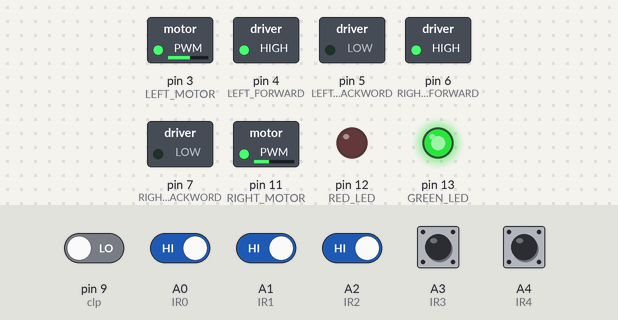
A sketch run on a simulated Arduino Uno, built with avr-gcc and run on an emulated ATmega328P. On the bench: switched loads named in the sketch (green lamp = pin HIGH), output pins drawn as LEDs (lit = HIGH). The test bench sets the inputs (shaded band); at power-on: A0 (IR0), A1 (IR1), A2 (IR2), A3 (IR3), A4 (IR4) HIGH, pin 9 (clp) LOW.

Above: at 1.2 s.
1.3 s: pin 9 (clp) driven HIGH
At 2.6 s:
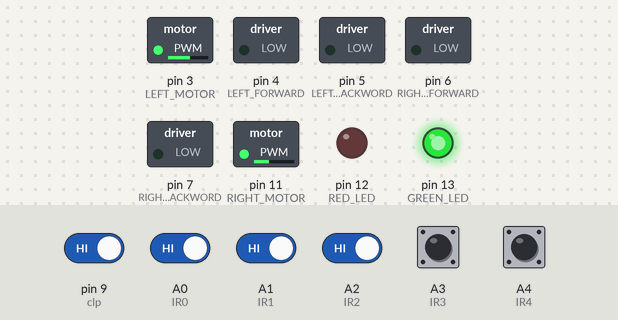
4.3 s: A0 (IR0) driven LOW
At 4.45 s:
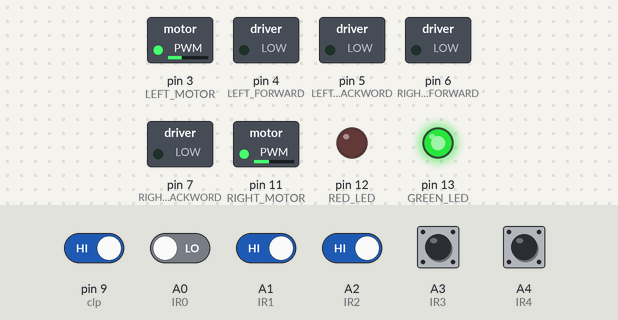
7.3 s: pin 9 (clp) driven LOW
At 7.46 s:
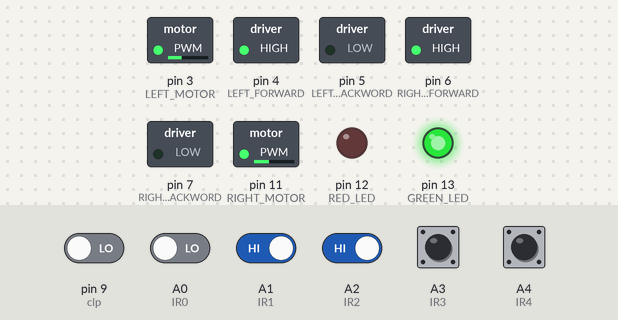
10.3 s: A1 (IR1) driven LOW
At 10.49 s:
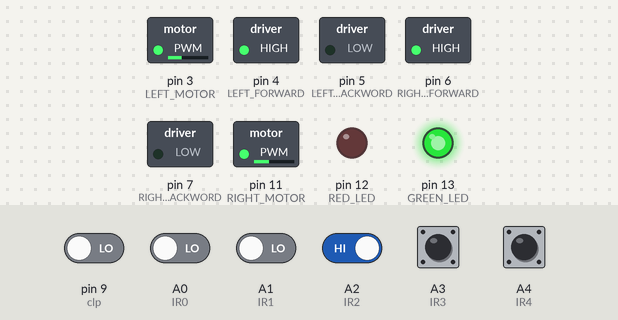
13.3 s: A2 (IR2) driven LOW
At 13.6 s:
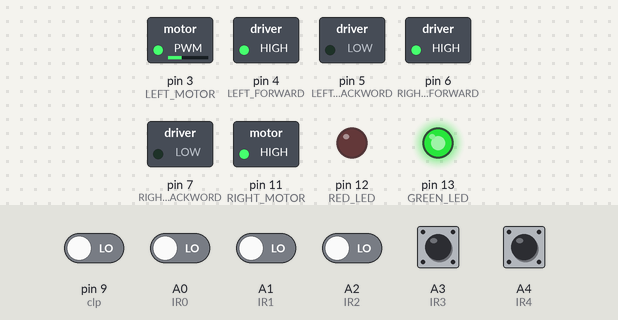
16.3 s: pin 9 (clp) driven HIGH
At 16.86 s:
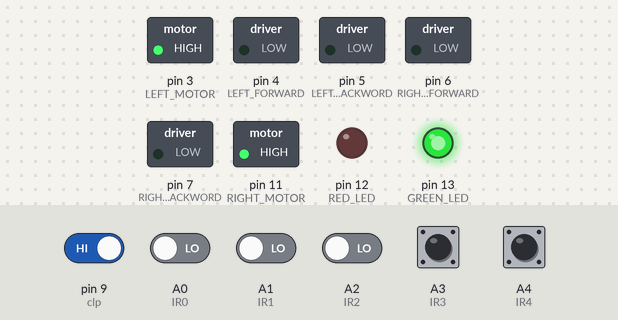
Timing chart, 0 to 22.8 s (numbered marks = the images above; inputs shaded):
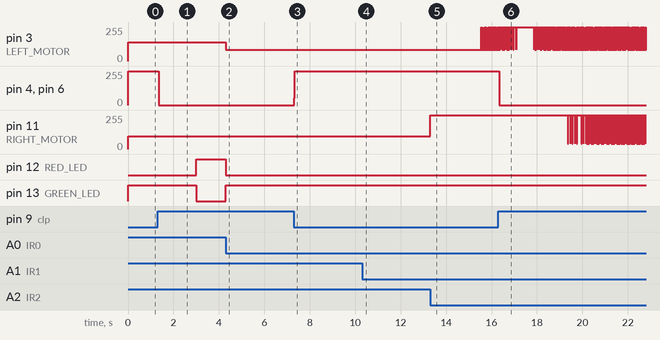

The sketch:

Line_Follower_adb.ino
```cpp
/*
 Name:		Line_Follower_adb.ino
 Created:	2/26/2019 11:59:09 AM
 Author:	mohei_aldeen
*/


#include <Error.h>
#include <Init.h>


#define RED_LED     12
#define GREEN_LED   13


float Kp = 13.15, Ki = 0.2, Kd = 450, Ksr = 1.5; //Kp = 20, Ki = 0.01, Kd = 300, Ksr = 3.5; //Kp = 14, Ki = 0.09, Kd = 175, Ksr = 3; //
float error = 0, error_sum_I = 0, error_sum_SR = 0;
uint8_t error_counter = 0;
float P = 0, I = 0, D = 0, PID_value = 0, SR = 0;
float previous_error = 0, previous_I = 0;

boolean no_line_flag = false;
byte previous_case = 0;

// add some timing calculation ...
const int sampling_time = 4000;  //microseconds ..
int one_second = 1000000 / sampling_time;
int one_milli_second = one_second / 1000;
int loop_counter;

unsigned long loop_timer; // for the loop delay ;


int initial_motor_speed = 95;


/*......Functions....*/

/*   PID calculation  */
void calculate_pid()
{

	error_counter++;

	error_sum_I += error;
	error_sum_SR += error;

	P = Kp * error;
	I = Ki * error_sum_I;
	D = Kd * (error - previous_error);

	/* the differential and the speed reduction values */
	PID_value = P + I + D;
	SR = Ksr * abs(error_sum_SR);

	if (error_counter >= 10)
	{
		error_counter = 0;
		error_sum_SR = 0;
		error_sum_I *= 0.0; // 1% of the previous error sum .
	}

	previous_error = error;
}

/*  motor control  */
void motor_control()
{
	int left_motor_speed, right_motor_speed;
	loop_counter = 0;

	if (!no_line_flag)
	{
		digitalWrite(GREEN_LED, HIGH);
		digitalWrite(RED_LED, LOW);

		left_motor_speed = ((initial_motor_speed + PID_value) - SR);
		right_motor_speed = ((initial_motor_speed - PID_value) - SR);


		if (left_motor_speed < 40) left_motor_speed = 40;
		if (left_motor_speed > 255) left_motor_speed = 255;

		if (right_motor_speed < 40) right_motor_speed = 40;
		if (right_motor_speed > 255) right_motor_speed = 255;


		setSpeeds(left_motor_speed + 45, right_motor_speed);

	}

	else
	{
		digitalWrite(GREEN_LED, LOW);
		digitalWrite(RED_LED, HIGH);
		loop_counter++;
		left_motor_speed = 0;
		left_motor_speed = 0;
		stop_motors();
		search();
	}

	if (clpVal == 1)
		stop_motors();

	//Serial.print("lef =  "); Serial.println(left_motor_speed);
	//Serial.print("righ =  "); Serial.println(right_motor_speed);
}


/*  search  */
void search()
{
	static boolean go_left;
	static boolean go_right;
	static boolean search_flag;

	if (loop_counter == int(one_second / 2))
	{
		search_flag = true;
		go_left = false;
		go_right = false;
	}

	if (search_flag && loop_counter <= int(one_second*3))
	{
		// turn left ...
		setSpeeds(0, 100);
		read_sensors();
		if (sensors_reading != NO_LINE)
			return;
		if (loop_counter == int(one_second*3))
		{
			go_right = true;
			search_flag = false;
			loop_counter = one_second;
		}
	}

	if (go_right)
	{
		setSpeeds(100, 90);
		read_sensors();
		if (sensors_reading != NO_LINE)
			return;
		if (loop_counter % one_second == 0)
		{
			go_right = false;
			go_left = true;
			loop_counter++;
		}
	}

	if (go_left)
	{
		setSpeeds(80, 110);
		read_sensors();
		if (sensors_reading != NO_LINE)
			return;
		if (loop_counter % one_second == 0)
		{
			go_right = true;
			go_left = false;
			loop_counter++;
		}
	}

	read_sensors();

	if (sensors_reading != NO_LINE)
		return;
}


void setup()
{
	Serial.begin(9600);
	set_ir_pins();
	initPcPwm_2();
	initH_bridge();
	pinMode(RED_LED, OUTPUT);
	pinMode(GREEN_LED, OUTPUT);
	loop_timer = micros() + sampling_time;
}

void loop()
{

	read_sensors();  // 4uS

	set_error();

	calculate_pid();

	motor_control();

	//setSpeeds(255, 255);


	while (loop_timer > micros());
	loop_timer += sampling_time;
}


void set_error()
{
	static boolean incidental_no_line = false;

	static int no_line_timer = 0;
	static float incidental_noline_timer = 0;
	static float someTime = one_second * 3;

	static float internal_previous_error;

	switch (sensors_reading)
	{

		/*handle all the sensors cases*/

	case OFF_RIGHT:
		error = OFF_RIGHT_ERROR;
		no_line_flag = false;
		no_line_timer = 0;
		incidental_noline_timer = 0;
		break;

	case REAL_RIGHT:
		error = REAL_RIGHT_ERROR;
		no_line_flag = false;
		no_line_timer = 0;
		incidental_noline_timer = 0;
		break;


	case RIGHT_STRAIGHT_INTERSECTION:
		error = RIGHT_STRAIGHT_INTERSECTION_ERROR;
		no_line_flag = false;
		no_line_timer = 0;
		incidental_noline_timer = 0;
		break;

	case RIGHT_NEAR_CENTER:
		error = RIGHTT_NEAR_CENTER_ERROR;
		no_line_flag = false;
		no_line_timer = 0;
		incidental_noline_timer = 0;
		break;


	case CENTER:
		error = CENTER_ERROR;
		no_line_flag = false;
		no_line_timer = 0;
		incidental_noline_timer = 0;
		break;

	case T_INTERSECTION:
		error = T_INTERSECTION_ERROR;
		no_line_flag = false;
		no_line_timer = 0;
		incidental_noline_timer = 0;
		break;

	case CROSS_INTERSECTION:
		error = CROSS_INTERSECTION_ERROR;
		no_line_flag = false;
		no_line_timer = 0;
		incidental_noline_timer = 0;
		break;

	case LEFT_NEAR_CENTER:
		error = LEFT_NEAR_CENTER_ERROR;
		no_line_flag = false;
		no_line_timer = 0;
		incidental_noline_timer = 0;
		break;

	case LEFT_STRAIGHT_INTERSECTION:
		error += LEFT_STRAIGHT_INTERSECTION_ERROR;
		no_line_flag = false;
		no_line_timer = 0;
		incidental_noline_timer = 0;
		break;

	case REAL_LEFT:
		error = REAL_LEFT_ERROR;
		no_line_flag = false;
		no_line_timer = 0;
		incidental_noline_timer = 0;
		break;


	case OFF_LEFT:
		error = OFF_LEFT_ERROR;
		no_line_flag = false;
		no_line_timer = 0;
		incidental_noline_timer = 0;
		break;

		/*handle the special no_line case*/
	case NO_LINE:
		no_line_timer++;
		if (no_line_timer > (someTime))
		{
			no_line_flag = true;
			incidental_no_line = false;
		}

		// handle the incidental no line state ...
		if (!no_line_flag)
		{

			incidental_noline_timer++;
			incidental_no_line = true;

			if (incidental_no_line)
			{
				error = internal_previous_error;

				if (incidental_noline_timer > ((someTime)-1))
				{
					incidental_no_line = false;
					incidental_noline_timer = 0;
				}
			}

		}

		/*else
		{
		handle the no_line case that take longer time in the motor control function ..
		}
		*/
		break;


		// any case else ... "default"
	default:
		error = internal_previous_error;
		no_line_flag = false;
		no_line_timer = 0;
		incidental_noline_timer = 0;
		break;
	}


	if (sensors_reading != NO_LINE)
		previous_case = sensors_reading;

	internal_previous_error = error;

}
```

Error.h
```cpp
/*      the weight of the sensors :
      right  5   2  0  -2   -5   left
*/
//                                                       BIN
#define OFF_LEFT                                       0b00001
#define REAL_LEFT                                      0b00011
#define LEFT_STRAIGHT_INTERSECTION                     0b00111
#define LEFT_NEAR_CENTER                               0b00110

#define CENTER                                         0b00100

#define RIGHT_NEAR_CENTER                              0b01100
#define RIGHT_STRAIGHT_INTERSECTION                    0b11100
#define REAL_RIGHT                                     0b11000
#define OFF_RIGHT                                      0b10000


// intersections ....
#define T_INTERSECTION                                 0b11011
#define CROSS_INTERSECTION                             0b11111
#define NO_LINE                                        0b00000


/* define the  error values depending on the positions*/

#define OFF_RIGHT_ERROR                                5
#define REAL_RIGHT_ERROR                               3.5
#define RIGHT_STRAIGHT_INTERSECTION_ERROR              7/3
#define RIGHTT_NEAR_CENTER_ERROR                       1

#define CENTER_ERROR                                   0

#define LEFT_NEAR_CENTER_ERROR                         -1
#define LEFT_STRAIGHT_INTERSECTION_ERROR               -7/3
#define REAL_LEFT_ERROR                                -3.5
#define OFF_LEFT_ERROR                                 -5


#define T_INTERSECTION_ERROR                           -3.5
#define CROSS_INTERSECTION_ERROR                       0

/* end of the error values depending on the positions*/
```

Init.h
```cpp
/*
*  init all of the usual needed functions
*/


#define LEFT_MOTOR                                     PD3 // 3
#define RIGHT_MOTOR                                    PB3 // 11

//  motor direction Pin's ....
#define LEFT_FORWARD                                   PD4 // 4
#define LEFT_BACKWORD                                  PD5 // 5
#define RIGHT_FORWARD                                  PD6 // 6
#define RIGHT_BACKWORD                                 PD7 // 7

/* define sensors PIN's  */
// PINC_reg
#define IR0                                            PC0
#define IR1                                            PC1
#define IR2                                            PC2
#define IR3                                            PC3
#define IR4                                            PC4


#define clp                                            9


/*IR's bits value*/
 byte sensors_reading = 0b11111;  // to read the first six bits from port_c ..(Front_sensors)
 byte sensor_matrix[5] = {};

 /**/
 boolean noLineFlag = false;

 /**/
 byte clpVal = 0;

/* Functions */


void set_ir_pins()
{
	DDRC &= ~(1 << IR0) & ~(1 << IR1) & ~(1 << IR2) & ~(1 << IR3) & ~(1 << IR4);

	PORTC |= (1 << IR0) | (1 << IR1) | (1 << IR2) | (1 << IR3) | (1 << IR4);

	pinMode(clp, OUTPUT);

}

void read_sensors()
{
	clpVal = digitalRead(clp);
	sensors_reading = 0b11111 & ~PINC;
}

void read_sensor_matrix()
{
	sensor_matrix[0] = digitalRead(A0);
	sensor_matrix[1] = digitalRead(A1);
	sensor_matrix[2] = digitalRead(A2);
	sensor_matrix[3] = digitalRead(A3);
	sensor_matrix[4] = digitalRead(A4);
}

float calculate_error()
{
	static float iError = 0;
	static float prevIerror = 0;
	byte cError = 0; // number of the on-the-line sensors;

	for (size_t i = 0; i < 5; i++)
	{
		if (sensor_matrix[i] == 0)
			cError++;
	}

	if (cError == 0)
	{
		noLineFlag = true;
		iError = prevIerror;

	}
	else
	{
		noLineFlag = false;
		iError = -(((sensor_matrix[0] * (-5)) + (sensor_matrix[1] * (-2)) + (sensor_matrix[2] * (0)) + (sensor_matrix[3] * (2)) + (sensor_matrix[4] * (5))) / cError);
	}

	return iError;

	prevIerror = iError;
}

void initPcPwm_2(void)
{
	/*    Fpwm = (Fcpu / (N*510)) >> N : prescaler  */
	TCCR2A = 0;
	TCCR2B = 0;
	TCCR2A = (1 << COM2A1) | (1 << COM2B1) | (1 << WGM20);
	TCCR2B |= (1 << CS20) | (1 << CS21);  //  /32 >> 2us at pulse>> Fpwm = 980.4 Hz
}


void initH_bridge(void)
{
	DDRD = (1 << LEFT_FORWARD) | (1 << LEFT_BACKWORD) | (1 << RIGHT_FORWARD) | (1 << RIGHT_BACKWORD) | (1 << LEFT_MOTOR);
	DDRB = (1 << RIGHT_MOTOR);
}

void setLeftSpeed(int dcSpeed)
{
	boolean reverse = 0;
	if (dcSpeed < 0)
	{
		dcSpeed = -dcSpeed;
		reverse = 1;
	}

	if (dcSpeed > 255)
	{
		dcSpeed = 255;
	}


	if (reverse)
	{
		PORTD |= (1 << LEFT_BACKWORD);
		PORTD &= ~(1 << LEFT_FORWARD);
	}

	else
	{
		PORTD |= (1 << LEFT_FORWARD);
		PORTD &= ~(1 << LEFT_BACKWORD);
	}

	OCR2B = dcSpeed;

}


void setRightSpeed(int dcSpeed)
{
	boolean reverse = 0;
	if (dcSpeed < 0)
	{
		dcSpeed = -dcSpeed;
		reverse = 1;
	}
	if (dcSpeed > 255)
	{
		dcSpeed = 255;
	}


	if (reverse)
	{
		PORTD |= (1 << RIGHT_BACKWORD);
		PORTD &= ~(1 << RIGHT_FORWARD);
	}
	else
	{
		PORTD |= (1 << RIGHT_FORWARD);
		PORTD &= ~(1 << RIGHT_BACKWORD);
	}

	OCR2A = dcSpeed;
}

void setSpeeds(int leftSpeed, int rightSpeed)
{
	setLeftSpeed(leftSpeed);
	setRightSpeed(rightSpeed);
}

void stop_motors()
{
	PORTD &= ~(1 << RIGHT_FORWARD) & ~(1 << RIGHT_BACKWORD) & ~(1 << LEFT_FORWARD) & ~(1 << LEFT_BACKWORD);
}
```

Measured:
- after the input at 1.3 s, pin 4 (LEFT_FORWARD), pin 6 (RIGHT_FORWARD): 255/255 → 0/255 after 0.05 s instead of 1.7 s
- after the input at 4.3 s, pin 3 (LEFT_MOTOR): 140/255 → 85/255 at once; pin 12 (RED_LED): HIGH → LOW at once; pin 13 (GREEN_LED): LOW → HIGH at once
- after the input at 7.3 s, pin 4 (LEFT_FORWARD), pin 6 (RIGHT_FORWARD): 0/255 → 255/255 at once; pin 11 (RIGHT_MOTOR): stays 95/255 (without the input it goes to 128/255 after 3.0 s)
- after the input at 10.3 s, pin 11 (RIGHT_MOTOR): stays 95/255 (without the input it goes to 128/255 after 3.0 s)
- after the input at 13.3 s, pin 3 (LEFT_MOTOR): alternates 255/255 for 0.02 s and 85/255 for 0.02 s, starting after 2.3 s; pin 11 (RIGHT_MOTOR): 95/255 → 255/255 at once
- after the input at 16.3 s, pin 4 (LEFT_FORWARD), pin 6 (RIGHT_FORWARD): 255/255 → 0/255 after 0.05 s
